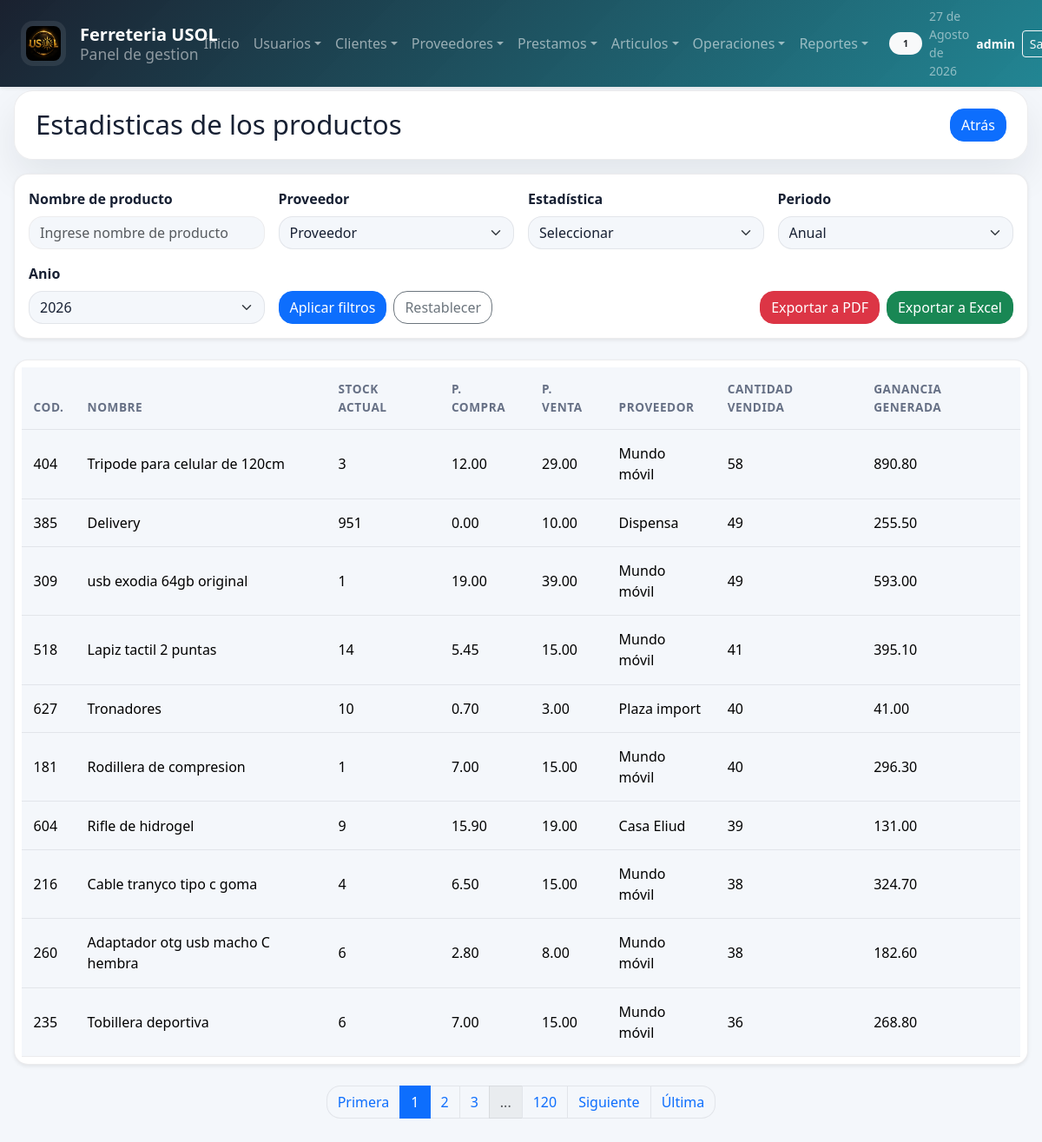
/sistema/reportes/estadisticas.php (signed in), run on the app's committed database.
### tables this page shows
CREATE TABLE `articulos` (
  `IdArticulo` int(11) NOT NULL AUTO_INCREMENT,
  `codigoBarras` varchar(20) DEFAULT NULL,
  `Nombre` varchar(50) NOT NULL,
  `Cantidad` int(11) NOT NULL,
  `Precio_Compra` decimal(8,2) NOT NULL,
  `Precio_Unitario` decimal(8,2) NOT NULL,
  `Cod_Proveedor` int(11) NOT NULL,
  `Cod_Inversor` int(11) NOT NULL,
  PRIMARY KEY (`IdArticulo`),
  KEY `Cod_Proveedor` (`Cod_Proveedor`),
  KEY `fk_inversor` (`Cod_Inversor`),
  CONSTRAINT `fk_inversor` FOREIGN KEY (`Cod_Inversor`) REFERENCES `inversores` (`IdInversor`)
);

CREATE TABLE `proveedores` (
  `IdProveedor` int(11) NOT NULL AUTO_INCREMENT,
  `ruc` int(20) DEFAULT NULL,
  `Nombre` varchar(50) NOT NULL,
  `Direccion` varchar(50) DEFAULT NULL,
  `Telefono` int(11) NOT NULL,
  `Email` varchar(50) DEFAULT NULL,
  PRIMARY KEY (`IdProveedor`)
);

### sistema/includes/analytics.php (called while the page is built, shortened)
<?php
function analyticsGetDateFilters($source = null)
{
    $source = is_array($source) ? $source : $_GET;
    $currentYear = (int)date('Y');
    $currentMonth = date('Y-m');
    $period = isset($source['period']) ? strtolower(trim((string)$source['period'])) : 'year';
    $selectedYear = isset($source['year']) ? (int)$source['year'] : $currentYear;
    $selectedMonth = isset($source['month']) ? trim((string)$source['month']) : $currentMonth;
    $inputStart = isset($source['start_date']) ? trim((string)$source['start_date']) : '';
    $inputEnd = isset($source['end_date']) ? trim((string)$source['end_date']) : '';
    if ($period === 'month') {
        $monthDate = DateTime::createFromFormat('Y-m', $selectedMonth);
        if (!$monthDate) {
            $monthDate = DateTime::createFromFormat('Y-m', $currentMonth);
        }
        $startDate = $monthDate->format('Y-m-01');
        $endDate = $monthDate->format('Y-m-t');
        $label = strftime('%B %Y', strtotime($startDate));
    } else {
        $period = 'year';
        $startDate = sprintf('%04d-01-01', $selectedYear);
        $endDate = sprintf('%04d-12-31', $selectedYear);
        $label = 'Anio ' . $selectedYear;
    }
    $topLimit = isset($source['top_limit']) ? (int)$source['top_limit'] : 10;
    $topMetric = isset($source['top_metric']) ? trim((string)$source['top_metric']) : 'monto';
    return [
        'period' => $period,
        'year' => $selectedYear,
        'month' => $selectedMonth,
        'start_date' => $startDate,
        'end_date' => $endDate,
        'label' => ucfirst($label),
        'top_limit' => $topLimit,
        'top_metric' => $topMetric,
    ];
}
function analyticsGetYearOptions($pastYears = 5)
{
    $currentYear = (int)date('Y');
    $years = [];
    for ($year = $currentYear; $year >= ($currentYear - $pastYears); $year--) {
        $years[] = $year;
    }
    return $years;
}

### sistema/reportes/estadisticas.php (the view, shortened to what this page needs)
<?php
    include "../../conexion.php";
    include "../includes/paginador.php";
    require_once __DIR__ . "/../includes/analytics.php";
    $yearOptions = analyticsGetYearOptions();
    $filters = analyticsGetDateFilters($_GET);
    $results_per_page = 10;
    $current_page = isset($_GET['page']) ? intval($_GET['page']) : 1;
    $consulta = "
        SELECT
            a.IdArticulo AS Cod_Articulo,
            a.Nombre,
            a.Cantidad,
            a.Precio_Compra,
            a.Precio_Unitario,
            p.Nombre AS nombreProv,
            IFNULL(SUM(dva.Cantidad), 0) AS cantidadVendida,
            IFNULL(SUM(dva.Ganancias), 0) AS gananciaGenerada
        FROM articulos a
        LEFT JOIN detalle_venta_articulos dva ON a.IdArticulo = dva.Cod_Articulo
        INNER JOIN proveedores p ON a.Cod_Proveedor = p.IdProveedor
        GROUP BY a.IdArticulo
        ORDER BY cantidadVendida DESC
    ";
    $where = "
        FROM articulos a
        LEFT JOIN detalle_venta_articulos dva ON a.IdArticulo = dva.Cod_Articulo
        INNER JOIN proveedores p ON a.Cod_Proveedor = p.IdProveedor
        GROUP BY a.IdArticulo
    ";
    list($result, $total_records) = getPaginatedDataPMV($conexionDB, $consulta, $where, $current_page, $results_per_page);
    $row = $result->num_rows;
?>
<!DOCTYPE html>
<html lang="es">
<head>
	<?php include "../includes/scripts_2.php"; ?>
</head>
<body>
    <?php include "../includes/header_2.php"; ?>
	<section id="container">
        <div class="title_container">
            <h1>Estadisticas de los productos</h1>
            <a href="../reportes/reportes.php" class="btn_new">Atrás</a>
        </div>
        <div class="header_container">
            <div class="row g-3 align-items-end">
                <div class="col-12 col-md-4 col-lg-3">
                    <label for="nombreArticulo">Nombre de producto</label>
                        <input class="filtrosBusqueda" type="text" name="nombre" id="nombreArticulo" placeholder="Ingrese nombre de producto">
                </div>
                <div class="col-12 col-md-4 col-lg-3">
                    <label for="nombreProveedor">Proveedor</label>
                        <select class="filtrosBusqueda" id="nombreProveedor">
                            <option value="" class="option1" selected>Proveedor</option>
                        </select>
                </div>
                <div class="col-12 col-md-4 col-lg-3">
                    <label for="estadistica">Estadística</label>
                        <select class="filtrosBusqueda" id="estadistica">
                            <option value="">Seleccionar</option>
                        </select>
                </div>
                <div class="col-12 col-md-4 col-lg-3">
                    <label for="period">Periodo</label>
                    <select class="filtrosBusqueda" name="period" id="period">
                        <option value="year" <?php echo $filters['period'] === 'year' ? 'selected' : ''; ?>>Anual</option>
                    </select>
                </div>
                <div class="analytics-period-field col-12 col-md-4 col-lg-3" data-period-target="year">
                    <label for="year">Anio</label>
                    <select class="filtrosBusqueda" name="year" id="year">
                        <?php foreach ($yearOptions as $yearOption) { ?>
                            <option value="<?php echo $yearOption; ?>" <?php echo (int)$filters['year'] === (int)$yearOption ? 'selected' : ''; ?>><?php echo $yearOption; ?></option>
                        <?php } ?>
                    </select>
                </div>
                <div class="col-12 col-md-4 col-lg-3">
                    <div class="d-flex gap-2">
                        <button type="button" class="btn btn-primary" onclick="buscarPMV()">Aplicar filtros</button>
                        <a href="estadisticas.php" class="btn btn-outline-secondary">Restablecer</a>
                    </div>
                </div>
                <div class="col-12 col-md-4 col-lg-4 ms-lg-auto">
                    <div class="d-flex gap-2 justify-content-md-end">
                        <button class="btn btn-danger" type="button" onclick="exportarEstadisticas_PDF()">Exportar a PDF</button>
                        <button class="btn btn-success" type="button" onclick="exportarEstadisticas_EXCEL()">Exportar a Excel</button>
                    </div>
                </div>
            </div>
        </div>
        <div class="containerTable">
            <table id="tablaPMV">
                <thead>
                    <tr>
                        <th>Cod.</th>
                        <th>Nombre</th>
                        <th>Stock actual</th>
                        <th>P. compra</th>
                        <th>P. venta</th>
                        <th>Proveedor</th>
                        <th>Cantidad Vendida</th>
                        <th>Ganancia generada</th>
                    </tr>
                </thead>
                <tbody>
                    <?php
                        if($row > 0){
                            while ($data = $result->fetch_assoc()){
                            ?>
                                <tr id="row_<?php echo $data["Cod_Articulo"]; ?>">
                                    <td><?php echo $data['Cod_Articulo']; ?></td>
                                    <td><?php echo $data["Nombre"]; ?></td>
                                    <td><?php echo $data["Cantidad"]; ?></td>
                                    <td><?php echo $data["Precio_Compra"]; ?></td>
                                    <td><?php echo $data["Precio_Unitario"]; ?></td>
                                    <td><?php echo $data["nombreProv"]; ?></td>
                                    <td><?php echo $data["cantidadVendida"]; ?></td>
                                    <td><?php echo $data["gananciaGenerada"]; ?></td>
                                </tr>
                    <?php
                            }
                        }
                    ?>
                </tbody>
            </table>
        </div>
	</section>
</body>
</html>

### sistema/css/style.css (style rules this page uses)
:root, [data-bs-theme=light] { --bs-primary: #0f7b8a; --bs-primary-rgb: 15, 123, 138; --bs-secondary: #475467; --bs-secondary-rgb: 71, 84, 103; --bs-success: #15803d; --bs-info: #0ea5e9; --bs-warning: #d97706; --bs-danger: #dc2626; --bs-dark: #111827; --bs-body-bg: #f4f7fb; --bs-body-color: #172033; --bs-border-color: rgba(15, 23, 42, 0.08); --bs-border-radius: 1rem; --bs-border-radius-lg: 1.35rem; --bs-box-shadow: 0 20px 45px rgba(15, 23, 42, 0.08); --app-surface: rgba(255, 255, 255, 0.96); --app-muted: #667085; }
* { box-sizing: border-box; }
html { scroll-behavior: smooth; }
body { min-height: 100vh; background: var(--bs-body-bg); color: var(--bs-body-color); font-family: "Segoe UI", Tahoma, Geneva, Verdana, sans-serif; }
a { text-decoration: none; }
#container { padding: 6.5rem 1rem 2rem; }
.title_container, .header_container, .info_caja, .chart-container, .divInfoSistema, .containerDataUser, .containerDataEmpresa, .data_delete { background: var(--app-surface); border: 1px solid var(--bs-border-color); border-radius: var(--bs-border-radius-lg); box-shadow: var(--bs-box-shadow); }
.title_container { padding: 1.25rem 1.5rem; margin-bottom: 1rem; }
.title_container h1, #container > h1 { margin: 0; font-size: clamp(1.5rem, 1.2rem + 1vw, 2.2rem); }
.header_container { padding: 1.25rem; }
.containerTable { margin-bottom: 1.5rem; }
.containerTable table { min-width: 780px; }
.table > :not(caption) > * > * { padding: 0.95rem 0.85rem; }
.table thead th { color: var(--app-muted); font-size: 0.85rem; font-weight: 700; text-transform: uppercase; letter-spacing: 0.04em; }
.btn_new, .btn_pdf, .btn_excel, .btn_save, .btn_save_1, .link_delete_1 { display: inline-flex; align-items: center; justify-content: center; gap: 0.5rem; }

### data on the page
articulos: IdArticulo "404", Nombre "Tripode para celular de 120cm", Cantidad "3", Precio_Compra "12.00", Precio_Unitario "29.00", Cod_Proveedor.Nombre "Mundo móvil", cantidadVendida "58", gananciaGenerada "890.80"
articulos: IdArticulo "385", Nombre "Delivery", Cantidad "951", Precio_Compra "0.00", Precio_Unitario "10.00", Cod_Proveedor.Nombre "Dispensa", cantidadVendida "49", gananciaGenerada "255.50"
articulos: IdArticulo "309", Nombre "usb exodia 64gb original", Cantidad "1", Precio_Compra "19.00", Precio_Unitario "39.00", Cod_Proveedor.Nombre "Mundo móvil", cantidadVendida "49", gananciaGenerada "593.00"
articulos: IdArticulo "518", Nombre "Lapiz tactil 2 puntas", Cantidad "14", Precio_Compra "5.45", Precio_Unitario "15.00", Cod_Proveedor.Nombre "Mundo móvil", cantidadVendida "41", gananciaGenerada "395.10"
articulos: IdArticulo "627", Nombre "Tronadores", Cantidad "10", Precio_Compra "0.70", Precio_Unitario "3.00", Cod_Proveedor.Nombre "Plaza import", cantidadVendida "40", gananciaGenerada "41.00"
articulos: IdArticulo "181", Nombre "Rodillera de compresion", Cantidad "1", Precio_Compra "7.00", Precio_Unitario "15.00", Cod_Proveedor.Nombre "Mundo móvil", cantidadVendida "40", gananciaGenerada "296.30"
articulos: IdArticulo "604", Nombre "Rifle de hidrogel", Cantidad "9", Precio_Compra "15.90", Precio_Unitario "19.00", Cod_Proveedor.Nombre "Casa Eliud", cantidadVendida "39", gananciaGenerada "131.00"
articulos: IdArticulo "216", Nombre "Cable tranyco tipo c goma", Cantidad "4", Precio_Compra "6.50", Precio_Unitario "15.00", Cod_Proveedor.Nombre "Mundo móvil", cantidadVendida "38", gananciaGenerada "324.70"
articulos: IdArticulo "260", Nombre "Adaptador otg usb macho C hembra", Cantidad "6", Precio_Compra "2.80", Precio_Unitario "8.00", Cod_Proveedor.Nombre "Mundo móvil", cantidadVendida "38", gananciaGenerada "182.60"
articulos: IdArticulo "235", Nombre "Tobillera deportiva", Cantidad "6", Precio_Compra "7.00", Precio_Unitario "15.00", Cod_Proveedor.Nombre "Mundo móvil", cantidadVendida "36", gananciaGenerada "268.80"

### other printed values
$_SESSION['rol_name'] "1"
fechaC() "27 de Agosto de 2026"
$_SESSION['user'] "admin"
$total_pages "120"
form field year "2026"
